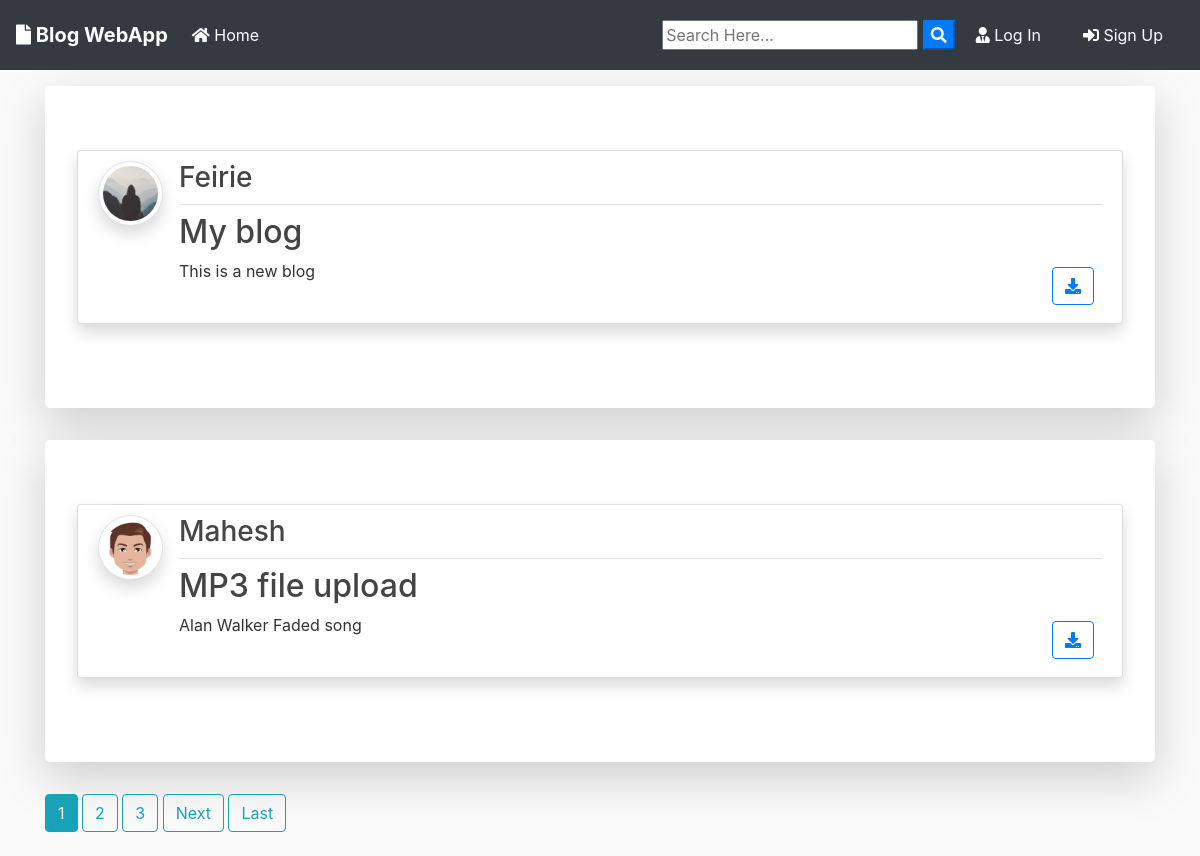
Before: / with the older database file.
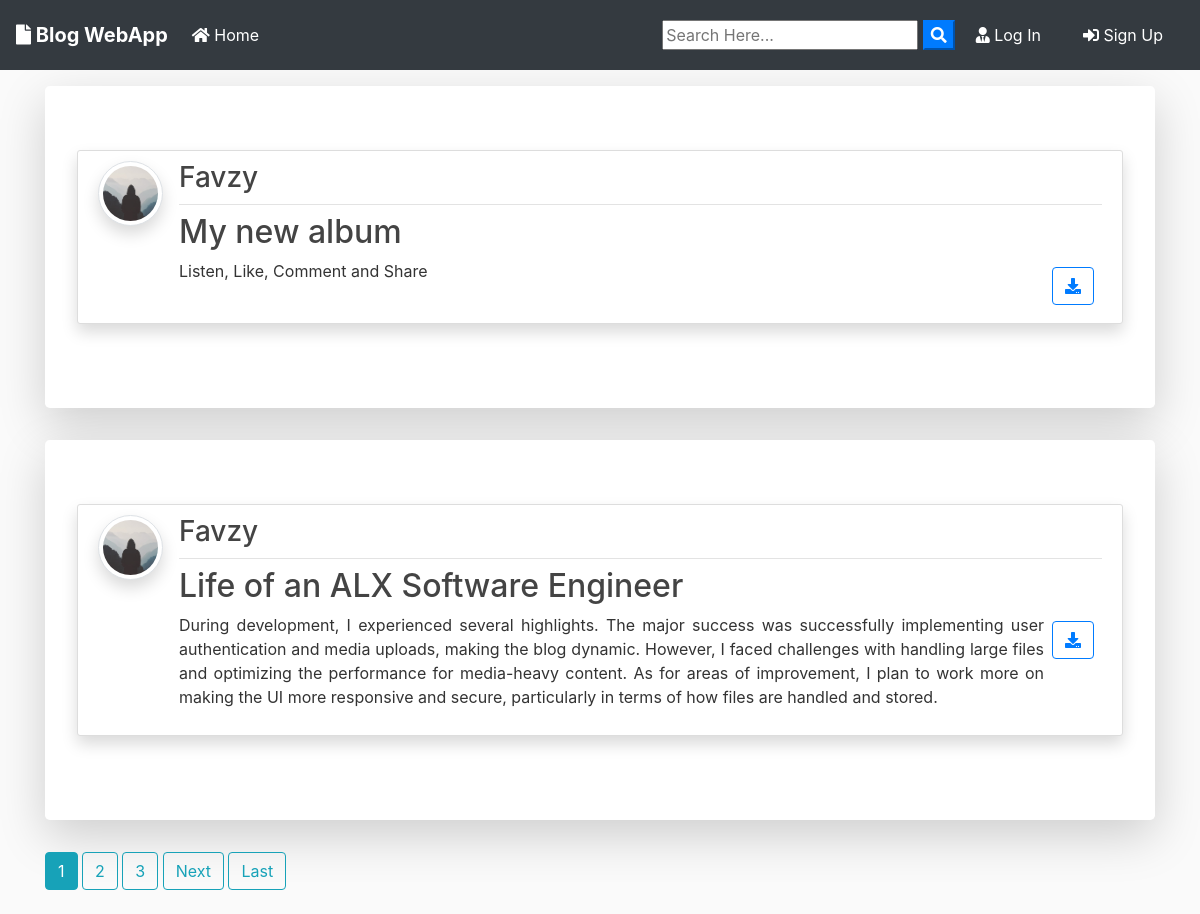
After: the same page with the newer database file.
### blog/models.py (models this page shows, shortened)
class Post(models.Model):
	title = models.CharField(max_length=100)
	file = models.FileField(null=True,blank=True,upload_to='Files')
	content = models.TextField()
	date_posted = models.DateTimeField(default=timezone.now)
	author = models.ForeignKey(User, on_delete=models.CASCADE)

### users/models.py (models this page shows, shortened)
class Profile(models.Model):
    user = models.OneToOneField(User, on_delete=models.CASCADE)
    image = models.ImageField(default='default.jpg', upload_to='profile_pics')

### blog/views.py (the view)
# urls.py: path('', PostListView.as_view(), name='blog-home'),
class PostListView(ListView):
    model = Post
    template_name = 'blog/home.html'  # <app>/<model>_<viewtype>.html
    context_object_name = 'posts'
    ordering = ['-date_posted']
    paginate_by = 2

### blog/templates/blog/home.html (shortened to what this page needs)
{% extends "blog/base.html" %}
{% block content %}
    {% for post in posts %}
      <div class="jumbotron mt-3 bg-white shadow-lg">
      <article class="media content-section shadow">
        <a href="{{ post.author.profile.image.url }} " target="_blank"> <img src="{{ post.author.profile.image.url }}  " alt="" class="article-img rounded-circle img-thumbnail img-fluid shadow">
        </a>
        <div class="media-body">
          <div class="article-metadata d-flex justify-content-between">
            <a class="mr-2 " href="{% url 'user-posts' post.author.username  %}"><h3>{{ post.author }}</h3></a>
          </div>
          <h2><a class="article-title text-justify " href="{% url 'post-detail' post.id %}">{{ post.title }}</a></h2>
          <div class="d-flex justify-content-between">
            <p class="article-content text-justify text-truncate overflow-hidden">{{ post.content }}</p>
            {% if post.file %}
          <div class="form-group mt-0 pt-0  m-2">
            <a class="btn btn-outline-primary  btn-d "  href="{{ post.file.url }}"  download type="submit"><i class="fas fa-download"></i></a>
          </div>
          {% endif %}
          </div>
        </div>
      </article>
      </div>
    {% endfor %}
    {% if is_paginated %}
      {% for num in page_obj.paginator.page_range %}
        {% if page_obj.number == num %}
          <a class="btn btn-info mb-4" href="?page={{ num }}">{{ num }}</a>
        {% elif num > page_obj.number|add:'-3' and num < page_obj.number|add:'3' %}
          <a class="btn btn-outline-info mb-4" href="?page={{ num }}">{{ num }}</a>
        {% endif %}
      {% endfor %}
      {% if page_obj.has_next %}
        <a class="btn btn-outline-info mb-4" href="?page={{ page_obj.next_page_number }}">Next</a>
        <a class="btn btn-outline-info mb-4" href="?page={{ page_obj.paginator.num_pages }}">Last</a>
      {% endif %}
    {% endif %}
{% endblock content %}

### blog/templates/blog/base.html (shortened to what this page needs)
{% load static%}
<!doctype html>
<html lang="en">
  <head>
    <link rel="stylesheet" href="https://stackpath.bootstrapcdn.com/bootstrap/4.3.1/css/bootstrap.min.css">
    <link rel="stylesheet" href="https://use.fontawesome.com/releases/v5.8.1/css/all.css" >
    <link rel="stylesheet" href="{% static 'blog/main.css' %}">
</head>
  <body>
        <nav class="navbar navbar-expand-lg navbar-dark bg-dark">
                <a class="navbar-brand font-weight-bold" href="{% url 'blog-home' %}"><i class="fas fa-file"></i> Blog WebApp</a>
                <div class="collapse navbar-collapse" id="navbarSupportedContent">
                  <ul class="navbar-nav mr-auto">
                    <li class="nav-item active">
                      <a class="nav-link" href="{% url 'blog-home' %}"><i class="fas fa-home"></i> Home <span class="sr-only">(current)</span></a>
                    </li>
                  </ul>
                  <form id="searchform" action="{% url 'search' %}" method="get">
                    <input type="text" name="q" type="text" value="{{ request.GET.q }}" placeholder="Search Here..." />
                    <button type="button" onclick="searchform.submit()" class=" text-white my-color btn-primary"><i class="fa fa-search"></i></button>
                </form>
                    {% if user.is_authenticated %}
                    <a href="{% url 'user-posts' user %}" class="btn text-white m-2"><i class="fas fa-user-shield"></i> My Post</a>
                    <a href="{% url 'post-create' %} " class="btn text-white m-2"><i class="fas fa-user-edit"></i> New Post</a>
                    <a href="{% url 'profile' %} " class="btn text-white m-2"><i class="fas fa-user"></i> {{ user.username }}</a>
                    <form id="logout-form" method="POST" action="{% url 'logout' %}" style="display: inline;">
                      {% csrf_token %}
                      <button type="submit" class="btn text-white m-2" style="border: none; background: none;">
                        <i class="fas fa-sign-out-alt"></i> Log Out
                      </button>
                    </form>
                    {% else %}
                    <a href="{% url 'login' %} " class="btn text-white m-2"><i class="fas fa-user-tie"></i> Log In</a>
                    <a href="{% url 'register' %} " class="btn text-white m-2"> <i class="fas fa-sign-in-alt"></i> Sign Up</a>
                    {% endif %}
                </div>
              </nav>
      <div class="container my-bg">
    {% block content %}
    {% endblock  %}
</div>
  </body>
</html>

### blog/static/blog/main.css (style rules this page uses)
body { background: #fafafa; color: #333333; margin-top: 0; }
h1, h2, h3, h4, h5, h6 { color: #444444; }
ul { margin: 0; }
.content-section { background: #ffffff; padding: 10px 20px; border: 1px solid #dddddd; border-radius: 3px; margin-bottom: 20px; }
.article-title { color: #444444; }
.article-content { white-space: pre-line; }
.article-img { height: 65px; width: 65px; margin-right: 16px; }
.article-metadata { padding-bottom: 1px; margin-bottom: 4px; border-bottom: 1px solid #e3e3e3 }

Changed rows visible on the page:
no longer on this page (row unchanged): Post: author.profile.image (placeholder picture), author "Feirie", title "My blog", content "This is a new blog"
no longer on this page (row unchanged): Post: author.profile.image (picture), author "Mahesh", title "MP3 file upload", content "Alan Walker Faded song"
added Post: author.profile.image (placeholder picture), author "Favzy", title "My new album", content "Listen, Like, Comment and Share"
added Post: author.profile.image (placeholder picture), author "Favzy", title "Life of an ALX Software Engineer", content "During development, I experienced several highlights. The major success was successfully implementing user authentication and media uploads, making the blog dynamic. However, I faced challenges with handling large files and optimizing the performance for media-heavy content. As for areas of improvement, I plan to work more on making the UI more responsive and secure, particularly in terms of how files are handled and stored."
